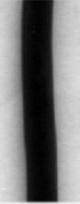
%> input picture 67.JPG, 80 x 204 px
$ octave detect_width.m   (GNU Octave 9; MATLAB toolbox functions it lacks are replaced by stand-ins)
%> lines starting %> are read from the running program, lines starting %| are printed output that depends on the picture; in (x1, y1, x2, y2) boxes, pixels count from 0 and x2, y2 are one past the last pixel; in counts of white or black regions, pixels touching at a corner belong together; the program's own positions count from 1
%线径检测
clc,clear,close all;
I =imread('67.JPG');
%> I is the input picture: size 204x80x3 uint8; min 0, max 242, mean 119
I =im2gray(I);
%> I: size 204x80 uint8
filt_gra =medfilt2(I);
filt_gra =im2double(filt_gra);
%> filt_gra: size 204x80 double
bil_gra =im2bw(filt_gra,graythresh(filt_gra));
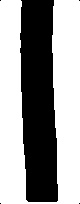
%> bil_gra: size 204x80 logical; 60.2% white; 5 black regions (4 under 20 px), largest, box (x1, y1, x2, y2) and area: (20, 0, 58, 202) 6484
[h,s] =size(bil_gra);
%> h = 204; s = 80
cen_line_h =zeros(1,h);
cen_line_s =zeros(1,s);
J =bil_gra;
J(1,1) =1;
J(h,1) =1;
figure(1);
imshow(J,[]);
sum =0;
for i=1:h
    for j=2:s-1
          if J(i,j)==0 && J(i,j-1)==1
              a1 =i;
              b1 =j;%起始头坐标
          end
          if J(i,j)==0 && J(i,j+1)==1
              a2 =i;
              b2 =j;%结尾坐标
          end
    end
    a =(a1+a2)/2.0;
    b =(b1+b2)/2.0;
    cen_line_h(i) =a;
    cen_line_s(i) =b;
    c =b2-b1;
    sum =sum+c;
end
%> this loop made 204 passes
%> (b, c, sum) on passes 1 to 3: (38, 32, 32), (38.5, 31, 63), (38.5, 31, 94)
%> after the loop, a1 = 202; a2 = 202; b1 = 29; b2 = 57; cen_line_h = 204 values from 1 to 202; cen_line_s = 204 values, max 43 at index 201, min 36.5 at index 36, mean 39.22; sum = 6338
sum =sum/h;
%> sum = 31.07
fprintf("检测所得线径长度为%f",sum);
%| 检测所得线径长度为31.068627
figure(2);
imshow(J,[]);
hold on
plot(cen_line_s,cen_line_h,'r');
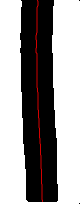
%> figure redrawn from the program's plot data
